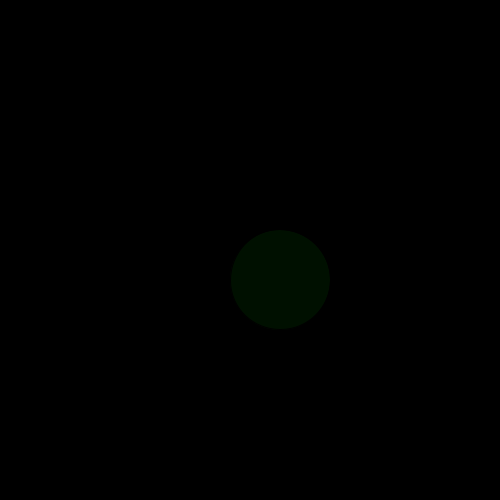
Frame 1 (no input)
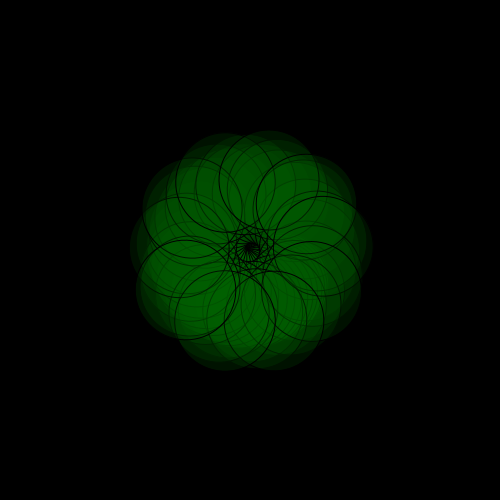
Frame 60 (the mouse pressed at the canvas centre just before this capture)
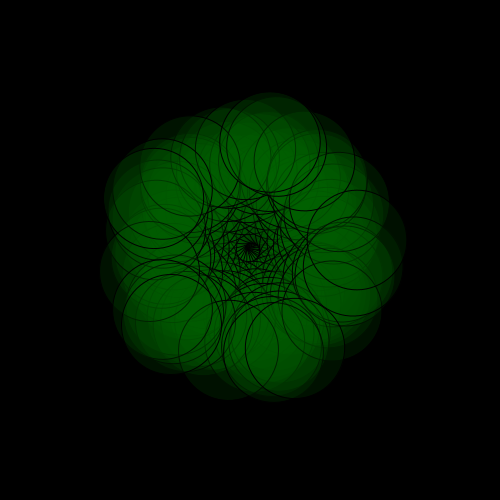
Frame 120 (the mouse held since frame 60 and released just before this capture)

The Processing sketch that drew these frames (run headless with seeded random() and noise(); from frame 60 on, the mouse is pressed at the canvas centre):

// Processing sketch: processing_171864
// ── processing_171864.pde


float d = 80;
float c = 100;
float b = 30 ;
float a = 0.001;


void setup() {
  size(500, 500);
  background(0);
}
 
void draw() {
translate(width/2, height/2);
float e = 2*PI/a;               //the rotation is controled
rotate(e);
fill(0, d, 0, 50);
ellipse(b, b, c, c);
a += 0.000001;
b += 0.4;              //distance of the center grows
//c += 5;              //decided to keep the same diameter
d += 5;                //a little variation in tones of green
if(d>100){                      
  d = 80;
}


if(e<12*PI){           //this does not enables two circles
  a=0.01;              //to be too much closer
}

}
